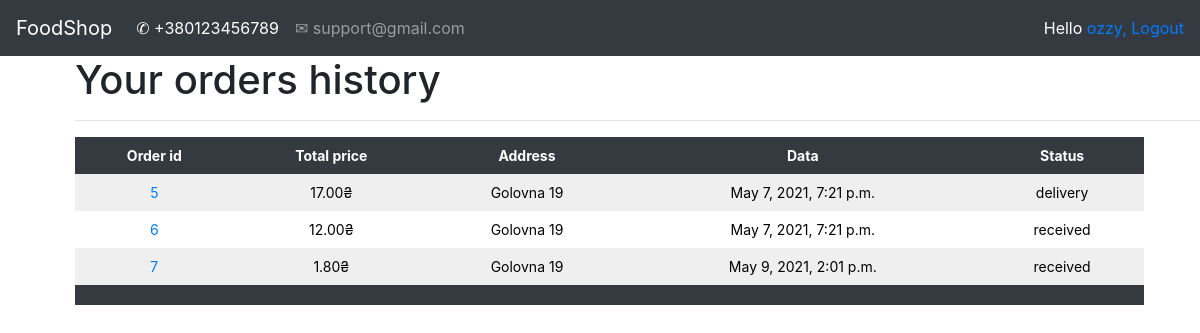
The page /account/orders_history/ (signed in) on the database its author committed.
### orders/models.py (models this page shows, shortened)
class Order(models.Model):
    username = models.CharField(max_length=100)
    first_name = models.CharField(max_length=100)
    last_name = models.CharField(max_length=100)
    email = models.EmailField(max_length=50)
    address = models.CharField(max_length=100)
    telephone = models.CharField(max_length=12)
    created = models.DateTimeField(auto_now_add=True)
    updated = models.DateTimeField(auto_now=True)
    paid = models.BooleanField(default=False)
    note = models.CharField(max_length=150, null=True, blank=True)
    courier = models.ForeignKey(Courier, on_delete=models.CASCADE, null=True, blank=True)
    status = models.CharField(max_length=20, choices=STATUS_CHOICES, default='received')
    promocode = models.ForeignKey(Promocode, related_name="orders", null=True, blank=True, on_delete=models.SET_NULL)
    discount = models.IntegerField(default=0, validators=[MinValueValidator(0), MaxValueValidator(100)])
    class Meta:
        ordering = ('-created',)
        default_related_name = "orders"
    def get_total_price(self):
        total_price = sum(item.get_cost() for item in self.items.all())
        return total_price - total_price * (self.discount / Decimal("100"))

class OrderItem(models.Model):
    order = models.ForeignKey(Order, related_name='items', on_delete=models.CASCADE)
    product = models.ForeignKey(Product, related_name='order_item', on_delete=models.CASCADE)
    price = models.DecimalField(max_digits=10, decimal_places=2)
    quantity = models.PositiveIntegerField(default=1)
    def get_cost(self):
        return self.price * self.quantity

### account/views.py (the view)
# urls.py: path('orders_history/', views.ordersHistory, name='orders_history'),
@login_required
def ordersHistory(request):
    orderhistory = Order.objects.filter(username=request.user).order_by('id')
    orderitem = OrderItem.objects.filter(order__in=orderhistory)
    return render(request, 'registration/order_history.html', {"orderhistory": orderhistory, "orderitem": orderitem})

### orderlist/context_processors.py (called while the page is built)
def orderlist(request):
    return {'orderlist': OrderList(request)}

### templates/registration/order_history.html (shortened to what this page needs)
{% extends 'registration/base.html' %}
{% load static %}
{% block context %}
<div style="margin-left: 75px">
    <h1>Your orders history </h1>
    <hr>
    {% if orderhistory %}
    <table class="order-history" style="width: 95%;">
        <thead>
            <tr>
                <th>Order id</th>
                <th>Total price</th>
                <th>Address</th>
                <th>Data</th>
                <th>Status</th>
            </tr>
        </thead>
        <tbody>
            {% for order in orderhistory %}
            <tr>
                <td><a href="{% url 'order_detail' order.id %}">{{ order.id }}</a></td>
                <td>{{ order.get_total_price|floatformat:'2' }}₴</td>
                <td>{{ order.address }}</td>
                <td>{{ order.created }}</td>
                <td>{{ order.status }}
                </td>
            </tr>
            {% endfor %}
            <tr class="total-sum">
                <td colspan="5"></td>
            </tr>
        </tbody>
    </table>
    {% else %}
<p style="font-style:oblique; font-size: 400%">Sorry, but you haven't made any orders yet.</p>
{% endif %}
</div>
{% endblock %}

### templates/registration/base.html (shortened to what this page needs)
{% load static %}
<html lang="en">
<head>
    <link rel="stylesheet" href="https://maxcdn.bootstrapcdn.com/bootstrap/4.0.0/css/bootstrap.min.css">
    <link rel="stylesheet" type="text/css" href="{% static 'css/style.css' %}">
</head>
<body>
<nav class="navbar navbar-expand-lg navbar-dark bg-dark">
  <a class="navbar-brand" href="{% url 'product_list' %}">FoodShop</a>
  <div class="collapse navbar-collapse" id="navbarSupportedContent">
    <ul class="navbar-nav mr-auto">
      <li class="nav-item active">
        <a class="nav-link" href="#">&#9990; +380123456789<span class="sr-only">(current)</span></a>
      </li>
      <li class="nav-item">
        <a class="nav-link" href="#">&#9993; support@gmail.com</a>
      </li>
    </ul>
      <span class="user">
        {% if request.user.is_authenticated %}
          Hello <a href="{% url 'edit' %}">{{ request.user.username }},</a>
          <a href="{% url 'logout' %}">Logout</a>
        {% else %}
            <a href="{% url 'login' %}">Log-in</a>
        {% endif %}
    </span>
  </div>
</nav>
{% block context %}
{% endblock context %}
{% load static %}
</body>
</html>

### static/css/style.css (style rules this page uses)
html { overflow-x: hidden; }
.user { color:white; }
table { width:100%; border-spacing:0; border-collapse: collapse; }
table th, table td { text-align:left; font-size:14px; padding:10px; margin:0; color:black; }
.total-sum td { color:white; }
tbody tr:nth-child(odd) { background:#efefef; }
thead th, tbody tr.total-sum { background:#343a40; color:white; font-weight:bold; }
table.order-history td { text-align: center; }
table.order-history th { text-align: center; }

### rows shown on the page
Order: id "5", get_total_price "17.00", address "Golovna 19", created "May 7, 2021, 7:21 p.m.", status "delivery"
Order: id "6", get_total_price "12.00", address "Golovna 19", created "May 7, 2021, 7:21 p.m.", status "received"
Order: id "7", get_total_price "1.80", address "Golovna 19", created "May 9, 2021, 2:01 p.m.", status "received"

### other values the page prints
{{ request.user.username }} "ozzy"
